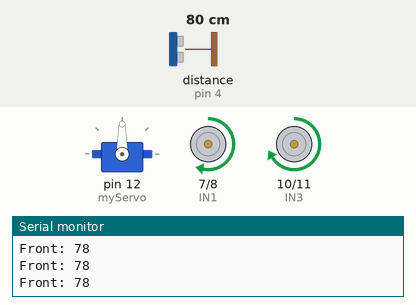
The sketch below on a simulated Arduino Uno, built with avr-gcc and run on an emulated ATmega328P. Shown: servo, motor-driver pin pairs drawn as motors (green arrow = first pin HIGH = forward, orange = second pin HIGH = backward, longer = more drive, scaled by the enable pin), the last lines printed to the serial monitor. Wiring (inferred from the names in the program): ultrasonic range finder: trigger pin 2; echo pin 4. Inputs (shaded band) come from the test bench; at power-on: distance to the obstacle (sensor on pin 4) 80 cm. The echo pulse lasts 58.3 µs per cm.

Above: at 1.2 s.
1.3 s: distance to the obstacle (sensor on pin 4) set to 24 cm
2.8 s: distance to the obstacle (sensor on pin 4) set to 20 cm
At 4.0 s:
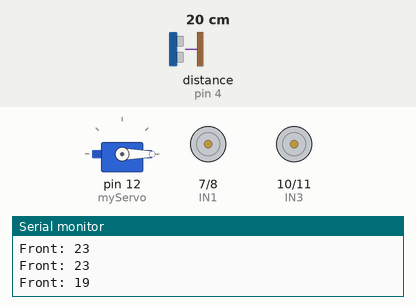
At 5.3 s:
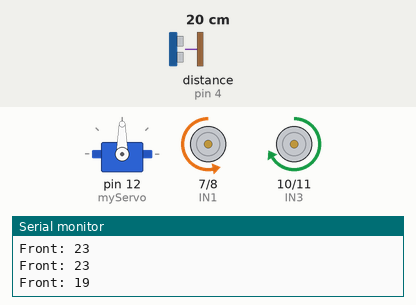
5.8 s: distance to the obstacle (sensor on pin 4) set to 35 cm
8.8 s: distance to the obstacle (sensor on pin 4) set to 2 cm
At 10.4 s:
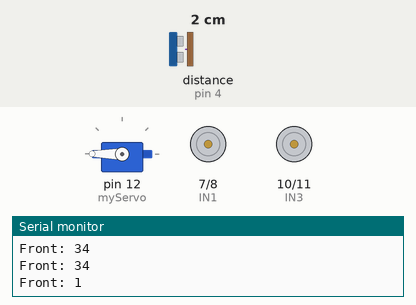
Timing chart, 0 to 12.8 s (numbered marks = the images above; inputs shaded):
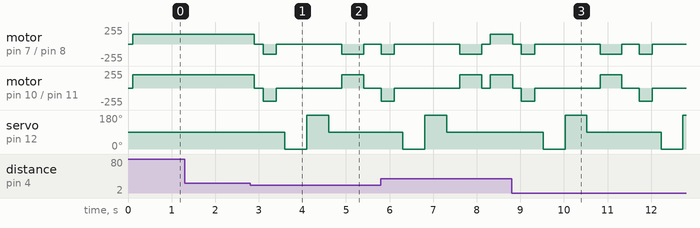

Measured:
- the behaviour switches between 22 and 21 cm on distance to the obstacle (sensor on pin 4) (found by bisection; images 0 and 1)

The sketch:

obstacle_avoiding_robot.ino
```cpp
#include <Servo.h>

Servo myServo;

#define TRIG 2
#define ECHO 4

#define ENA 5
#define ENB 6
#define IN1 7
#define IN2 8
#define IN3 10
#define IN4 11

long duration;
int distance;

void setup() {
  pinMode(TRIG, OUTPUT);
  pinMode(ECHO, INPUT);

  pinMode(IN1, OUTPUT);
  pinMode(IN2, OUTPUT);
  pinMode(IN3, OUTPUT);
  pinMode(IN4, OUTPUT);
  pinMode(ENA, OUTPUT);
  pinMode(ENB, OUTPUT);

  analogWrite(ENA, 200);
  analogWrite(ENB, 200);

  myServo.attach(12);
  myServo.write(90);

  Serial.begin(9600);
}

int getDistance() {
  digitalWrite(TRIG, LOW);
  delayMicroseconds(2);

  digitalWrite(TRIG, HIGH);
  delayMicroseconds(10);
  digitalWrite(TRIG, LOW);

  duration = pulseIn(ECHO, HIGH, 30000);

  if (duration == 0)
    return 400;

  return duration * 0.034 / 2;
}

void forward() {
  analogWrite(ENA, 150);
  analogWrite(ENB, 200);

  digitalWrite(IN1, HIGH);
  digitalWrite(IN2, LOW);

  digitalWrite(IN3, HIGH);
  digitalWrite(IN4, LOW);
}

void back() {
  analogWrite(ENA, 150);
  analogWrite(ENB, 200);

  digitalWrite(IN1, LOW);
  digitalWrite(IN2, HIGH);

  digitalWrite(IN3, LOW);
  digitalWrite(IN4, HIGH);
}

void left() {
  analogWrite(ENA, 150);
  analogWrite(ENB, 200);

  digitalWrite(IN1, LOW);
  digitalWrite(IN2, HIGH);

  digitalWrite(IN3, HIGH);
  digitalWrite(IN4, LOW);
}

void right() {
  analogWrite(ENA, 150);
  analogWrite(ENB, 200);

  digitalWrite(IN1, HIGH);
  digitalWrite(IN2, LOW);

  digitalWrite(IN3, LOW);
  digitalWrite(IN4, HIGH);
}

void stopRobot() {
  analogWrite(ENA, 0);
  analogWrite(ENB, 0);

  digitalWrite(IN1, LOW);
  digitalWrite(IN2, LOW);

  digitalWrite(IN3, LOW);
  digitalWrite(IN4, LOW);
}

void loop() {

  myServo.write(90);
  delay(100);

  int front = getDistance();

  Serial.print("Front: ");
  Serial.println(front);

  if (front > 20) {
    forward();
  }
  else {

    stopRobot();
    delay(200);

    back();
    delay(300);

    stopRobot();
    delay(200);

    myServo.write(0);
    delay(500);
    int rightDist = getDistance();

    myServo.write(180);
    delay(500);
    int leftDist = getDistance();

    myServo.write(90);
    delay(300);

    if (rightDist > leftDist) {
      right();
      delay(500);
    }
    else {
      left();
      delay(500);
    }

    stopRobot();
    delay(100);
  }
}
```
